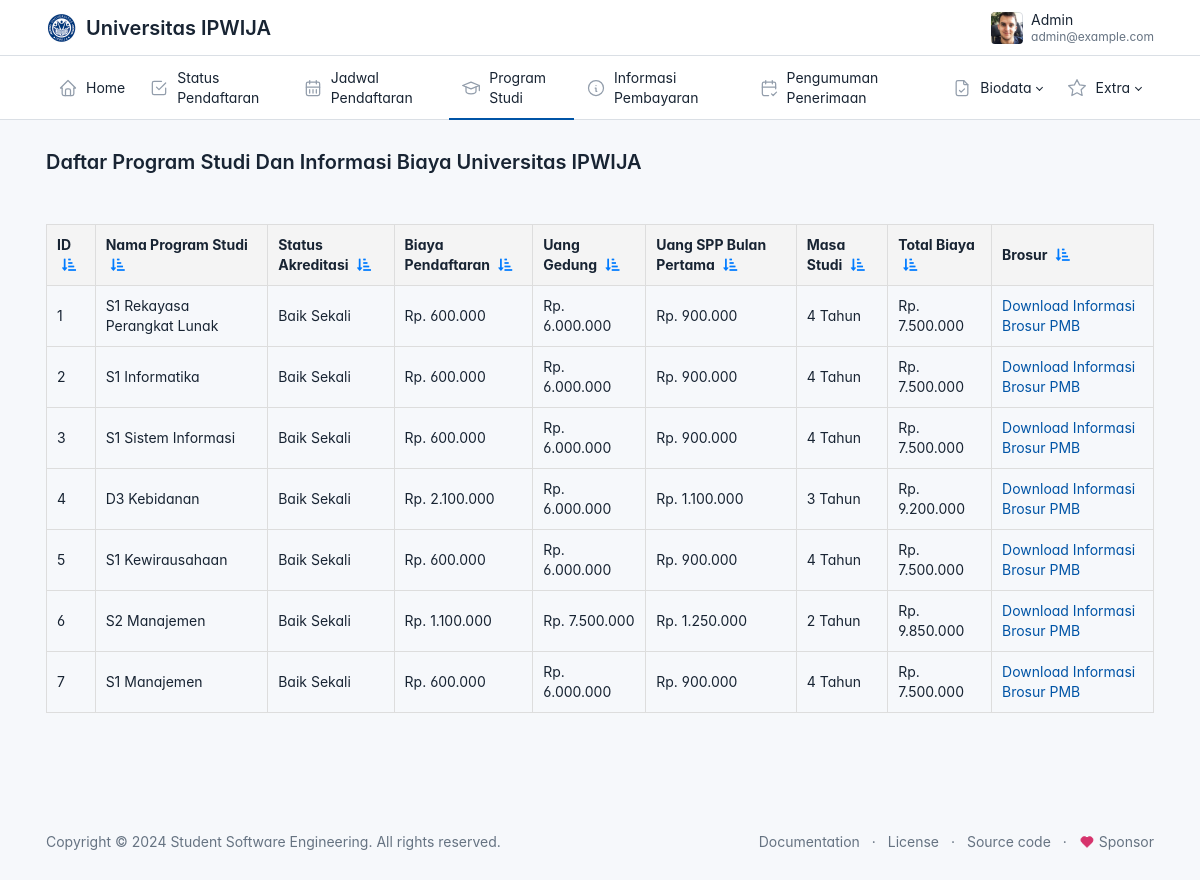
/dashboard/menu/program_studi.php (signed in), run on the app's committed database.
### tables this page shows
CREATE TABLE `users` (
  `user_id` int(11) NOT NULL,
  `username` varchar(50) NOT NULL,
  `email` varchar(255) NOT NULL,
  `password` varchar(255) NOT NULL,
  `role` enum('admin','pendaftar') NOT NULL,
  `created_at` timestamp NOT NULL DEFAULT current_timestamp(),
  `jwt_token` text DEFAULT NULL
);

CREATE TABLE `program_studi` (
  `program_studi_id` int(11) NOT NULL,
  `nama_program_studi` varchar(100) NOT NULL,
  `status_akreditasi` varchar(50) NOT NULL
);

### dashboard/menu/program_studi.php (the view, shortened to what this page needs)
<?php
include '../../koneksi.php';
$user = $_SESSION['user'];
$stmt = $pdo->prepare("SELECT username, password, role, created_at FROM users WHERE email = :email");
$stmt->execute(['email' => $user['email']]);
try {
    $query = "SELECT program_studi_id, nama_program_studi, status_akreditasi FROM program_studi";
    $stmt = $pdo->prepare($query);
    $stmt->execute();
    $rows = $stmt->fetchAll(PDO::FETCH_ASSOC);
} catch (PDOException $e) {
    die("Query Error: " . $e->getMessage());
}
?>
<!doctype html>
<html lang="en">
  <head>
    <link href="../../assets/css/tabler.min.css?1692870487" rel="stylesheet" />
    <link href="../../assets/css/tabler-flags.min.css?1692870487" rel="stylesheet" />
    <link href="../../assets/css/tabler-payments.min.css?1692870487" rel="stylesheet" />
    <link href="../../assets/css/tabler-vendors.min.css?1692870487" rel="stylesheet" />
    <link href="../../assets/css/demo.min.css?1692870487" rel="stylesheet" />
    <link href="https://cdnjs.cloudflare.com/ajax/libs/font-awesome/5.15.4/css/all.min.css" rel="stylesheet">
  </head>
  <body >
    <div class="page">
      <header class="navbar navbar-expand-md d-print-none" >
        <div class="container-xl">
          <h1 class="navbar-brand navbar-brand-autodark d-none-navbar-horizontal pe-0 pe-md-3">
             <img src="../../assets/img/logo.ico" width="150" height="50" alt="Tabler" class="navbar-brand-image">
          <span>Universitas IPWIJA</span>
          </h1>
          <div class="navbar-nav flex-row order-md-last">
            <div class="d-none d-md-flex">
            </div>
            <div class="nav-item dropdown">
              <a href="#" class="nav-link d-flex lh-1 text-reset p-0" data-bs-toggle="dropdown" aria-label="Open user menu">
                <span class="avatar avatar-sm" style="background-image: url(../static/avatars/000m.jpg)"></span>
                <div class="d-none d-xl-block ps-2">
                  <div><?php echo htmlspecialchars($user['username']); ?></div>
                  <div class="mt-1 small text-secondary"><?php echo htmlspecialchars($user['email']); ?></div>
                </div>
              </a>
            </div>
          </div>
        </div>
      </header>
      <header class="navbar-expand-md">
        <div class="collapse navbar-collapse" id="navbar-menu">
          <div class="navbar">
            <div class="container-xl">
              <ul class="navbar-nav">
                <li class="nav-item ">
                  <a class="nav-link" href="http://localhost/PMB-Projek/dashboard/user.php" >
                    <span class="nav-link-icon d-md-none d-lg-inline-block">
                    </span>
                    <span class="nav-link-title">
                      Home
                    </span>
                  </a>
                </li>
                <li class="nav-item">
                  <a class="nav-link" href="http://localhost/PMB-Projek/dashboard/menu/status_pendaftaran_user.php" >
                    <span class="nav-link-icon d-md-none d-lg-inline-block">
                </span>
                    <span class="nav-link-title">
                      Status Pendaftaran
                    </span>
                  </a>
                </li>
                <li class="nav-item">
                  <a class="nav-link" href="http://localhost/PMB-Projek/dashboard/menu/tanggal_daftar.php" >
                    <span class="nav-link-icon d-md-none d-lg-inline-block">
                </span>
                    <span class="nav-link-title">
                     Jadwal Pendaftaran
                    </span>
                  </a>
                </li>
                <li class="nav-item active">
                  <a class="nav-link" href="http://localhost/PMB-Projek/dashboard/menu/program_studi.php" >
                    <span class="nav-link-icon d-md-none d-lg-inline-block">
                </span>
                    <span class="nav-link-title">
                      Program Studi
                    </span>
                  </a>
                </li>
                <li class="nav-item">
                  <a class="nav-link" href="http://localhost/PMB-Projek/dashboard/menu/langkah_bayar.php" >
                    <span class="nav-link-icon d-md-none d-lg-inline-block">
                </span>
                    <span class="nav-link-title">
                    Informasi Pembayaran
                    </span>
                  </a>
                </li>
                <li class="nav-item">
                  <a class="nav-link" href="http://localhost/PMB-Projek/dashboard/menu/penerimaan.php" >
                    <span class="nav-link-icon d-md-none d-lg-inline-block">
                </span>
                    <span class="nav-link-title">
                    Pengumuman Penerimaan
                    </span>
                  </a>
                </li>
                <li class="nav-item dropdown">
  <a class="nav-link dropdown-toggle" href="#" id="navbarDropdown" role="button" data-bs-toggle="dropdown" aria-expanded="false">
    <span class="nav-link-icon d-md-none d-lg-inline-block">
    </span>
    <span class="nav-link-title">
      Biodata
    </span>
  </a>
</li>
                <li class="nav-item dropdown">
                  <a class="nav-link dropdown-toggle" href="#navbar-extra" data-bs-toggle="dropdown" data-bs-auto-close="outside" role="button" aria-expanded="false" >
                    <span class="nav-link-icon d-md-none d-lg-inline-block">
                    </span>
                    <span class="nav-link-title">
                      Extra
                    </span>
                  </a>
                </li>
              </ul>
            </div>
          </div>
        </div>
      </header>
      <div class="page-wrapper">
        <div class="page-header d-print-none">
          <div class="container-xl">
            <div class="row g-2 align-items-center">
              <div class="col">
                <h2 class="page-title">
                 Daftar Program Studi Dan Informasi Biaya  Universitas IPWIJA
                </h2>
              </div>
            </div>
          </div>
        </div>
        <div class="page-body">
  <div class="container-xl">
      <table id="data-table">
        <thead>
            <tr>
                <th>ID <i class="fas fa-sort-amount-down-alt filter-icon" onclick="sortTable(0)" title="Urutkan ID"></i></th>
                <th>Nama Program Studi <i class="fas fa-sort-amount-down-alt filter-icon" onclick="sortTable(1)" title="Urutkan Nama"></i></th>
                <th>Status Akreditasi <i class="fas fa-sort-amount-down-alt filter-icon" onclick="sortTable(2)" title="Urutkan Akreditasi"></i></th>
                <th>Biaya Pendaftaran <i class="fas fa-sort-amount-down-alt filter-icon" onclick="sortTable(3)" title="Urutkan Biaya Pendaftaran"></i></th>
                <th>Uang Gedung <i class="fas fa-sort-amount-down-alt filter-icon" onclick="sortTable(4)" title="Urutkan Uang Gedung"></i></th>
                <th>Uang SPP Bulan Pertama <i class="fas fa-sort-amount-down-alt filter-icon" onclick="sortTable(5)" title="Urutkan Uang SPP"></i></th>
                <th>Masa Studi <i class="fas fa-sort-amount-down-alt filter-icon" onclick="sortTable(6)" title="Urutkan Masa Studi"></i></th>
                <th>Total Biaya <i class="fas fa-sort-amount-down-alt filter-icon" onclick="sortTable(7)" title="Urutkan Total Biaya"></i></th>
                <th>Brosur <i class="fas fa-sort-amount-down-alt filter-icon" onclick="sortTable(8)" title="BROSUR PMB"></i></th>
            </tr>
        </thead>
        <tbody>
            <?php
            $programs = [
                ["id" => 1, "name" => "S1 Rekayasa Perangkat Lunak", "status" => "Baik Sekali", "biaya" => "600000", "gedung" => "6000000", "spp" => "900000", "masa" => "4 Tahun"],
                ["id" => 2, "name" => "S1 Informatika", "status" => "Baik Sekali", "biaya" => "600000", "gedung" => "6000000", "spp" => "900000", "masa" => "4 Tahun"],
                ["id" => 3, "name" => "S1 Sistem Informasi", "status" => "Baik Sekali", "biaya" => "600000", "gedung" => "6000000", "spp" => "900000", "masa" => "4 Tahun"],
                ["id" => 4, "name" => "D3 Kebidanan", "status" => "Baik Sekali", "biaya" => "2100000", "gedung" => "6000000", "spp" => "1100000", "masa" => "3 Tahun"],
                ["id" => 5, "name" => "S1 Kewirausahaan", "status" => "Baik Sekali", "biaya" => "600000", "gedung" => "6000000", "spp" => "900000", "masa" => "4 Tahun"],
                ["id" => 6, "name" => "S2 Manajemen", "status" => "Baik Sekali", "biaya" => "1100000", "gedung" => "7500000", "spp" => "1250000", "masa" => "2 Tahun"],
                ["id" => 7, "name" => "S1 Manajemen", "status" => "Baik Sekali", "biaya" => "600000", "gedung" => "6000000", "spp" => "900000", "masa" => "4 Tahun"],
            ];
            foreach ($programs as $program) {
                $total = $program['biaya'] + $program['gedung'] + $program['spp'];
                echo "<tr>";
                echo "<td>{$program['id']}</td>";
                echo "<td>{$program['name']}</td>";
                echo "<td>{$program['status']}</td>";
                echo "<td>Rp. " . number_format($program['biaya'], 0, ',', '.') . "</td>";
                echo "<td>Rp. " . number_format($program['gedung'], 0, ',', '.') . "</td>";
                echo "<td>Rp. " . number_format($program['spp'], 0, ',', '.') . "</td>";
                echo "<td>{$program['masa']}</td>";
                echo "<td>Rp. " . number_format($total, 0, ',', '.') . "</td>";
                echo "<td><a href='../../assets/brosur/brosur.pdf' target='_blank'>Download Informasi Brosur PMB</a></td>";
                echo "</tr>";
            }
            ?>
        </tbody>
    </table>
    </div>
  </div>
      </div>
</div>
        <footer class="footer footer-transparent d-print-none">
          <div class="container-xl">
            <div class="row text-center align-items-center flex-row-reverse">
              <div class="col-lg-auto ms-lg-auto">
                <ul class="list-inline list-inline-dots mb-0">
                  <li class="list-inline-item"><a href="https://tabler.io/docs" target="_blank" class="link-secondary" rel="noopener">Documentation</a></li>
                  <li class="list-inline-item"><a href="./license.html" class="link-secondary">License</a></li>
                  <li class="list-inline-item"><a href="https://github.com/tabler/tabler" target="_blank" class="link-secondary" rel="noopener">Source code</a></li>
                  <li class="list-inline-item">
                    <a href="https://github.com/sponsors/codecalm" target="_blank" class="link-secondary" rel="noopener">
                      Sponsor
                    </a>
                  </li>
                </ul>
              </div>
              <div class="col-12 col-lg-auto mt-3 mt-lg-0">
                <ul class="list-inline list-inline-dots mb-0">
                  <li class="list-inline-item">
                    Copyright &copy; 2024
                    <a href="." class="link-secondary">Student Software Engineering</a>.
                    All rights reserved.
                  </li>
                </ul>
              </div>
            </div>
          </div>
        </footer>
  </body>
</html>

### dashboard/menu/program_studi.php (style rules this page uses)
:root { --tblr-font-sans-serif: 'Inter Var', -apple-system, BlinkMacSystemFont, San Francisco, Segoe UI, Roboto, Helvetica Neue, sans-serif; }
body { font-feature-settings: "cv03", "cv04", "cv11"; }
table { width: 100%; border-collapse: collapse; margin-top: 20px; display: none; }
table, th, td { border: 1px solid #ddd; }
th, td { padding: 10px; text-align: left; }
th { background-color: #f4f4f4; position: relative; }
.filter-icon { font-size: 14px; color: #007BFF; cursor: pointer; margin-left: 5px; }

### data on the page
users: username "Admin"
program_studi: program_studi_id "1", nama_program_studi "S1 Rekayasa Perangkat Lunak", status_akreditasi "Baik Sekali", biaya "600.000", gedung "6.000.000", spp "900.000", masa "4 Tahun", total "7.500.000"
program_studi: program_studi_id "3", nama_program_studi "S1 Sistem Informasi", status_akreditasi "Baik Sekali", biaya "600.000", gedung "6.000.000", spp "900.000", masa "4 Tahun", total "7.500.000"
program_studi: program_studi_id "4", nama_program_studi "D3 Kebidanan", status_akreditasi "Baik Sekali", biaya "2.100.000", gedung "6.000.000", spp "1.100.000", masa "3 Tahun", total "9.200.000"
program_studi: program_studi_id "5", nama_program_studi "S1 Kewirausahaan", status_akreditasi "Baik Sekali", biaya "600.000", gedung "6.000.000", spp "900.000", masa "4 Tahun", total "7.500.000"
program_studi: program_studi_id "6", nama_program_studi "S2 Manajemen", status_akreditasi "Baik Sekali", biaya "1.100.000", gedung "7.500.000", spp "1.250.000", masa "2 Tahun", total "9.850.000"
program_studi: program_studi_id "7", nama_program_studi "S1 Manajemen", status_akreditasi "Baik Sekali", biaya "600.000", gedung "6.000.000", spp "900.000", masa "4 Tahun", total "7.500.000"

### other printed values
$user['email'] "admin@example.com"
$program['id'] "2"
$program['name'] "S1 Informatika"
$program['status'] "Baik Sekali"
$program['biaya'] "600.000"
$program['gedung'] "6.000.000"
$program['spp'] "900.000"
$program['masa'] "4 Tahun"
$total "7.500.000"
